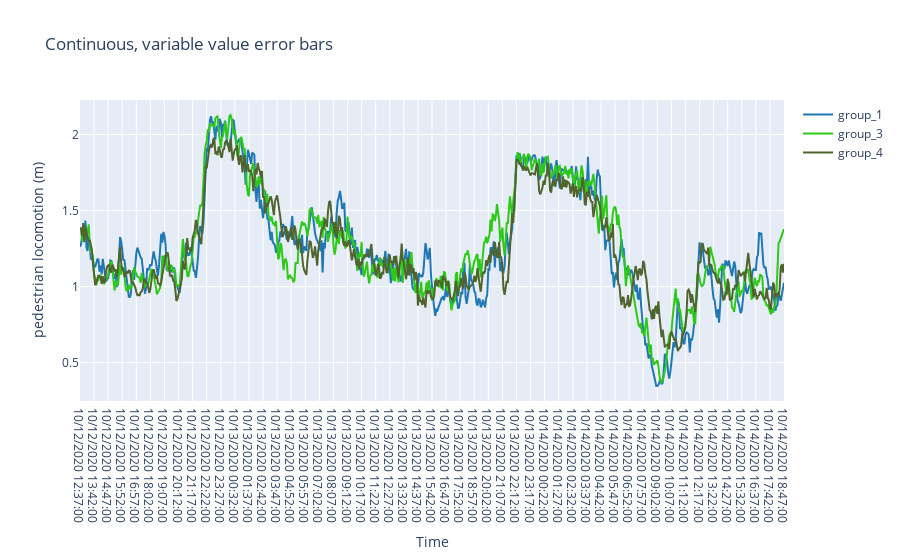

The notebook cell saved with this chart:
### Markdown cell above
# linear regration model function

https://plotly.com/python/hover-text-and-formatting/
https://plotly.com/python/figurewidget-app/

- אפיון הגרף מבחינת נראות 
- הוספת כפתורים לשינוי תצוגה
- איך אתה רוצה את ציר הX

### Code cell
def makeGroup(df, column,  start, end):
    return [f"{column}_{i}"  for i in range(start, end+1)]

group1 = data[makeGroup(data, "vo2", 1, 4)]
group2 = data[makeGroup(data, "vo2", 5, 10)]
group3 = data[makeGroup(data, "vo2", 10, 16)]
group4 = data[makeGroup(data, "vo2", 10, 12)]
time = data['Date_Time_1']

Details = {
    "title table": 'Continuous, variable value error bars',
    "yaxis_title": 'pedestrian locomotion (m)'
}


def linearRegratioModelGraph(Details, x_axis, *y_axiss):
    fig = go.Figure([
    go.Scatter(
        name='group_1',
        x=x_axis,
        y=y_axiss[0].mean(axis=1),
        mode='lines',
        line=dict(color='rgb(31, 119, 180)'),
    ),
    go.Scatter(
        name='group_3',
        x=x_axis,
        y=y_axiss[1].mean(axis=1),
        mode='lines',
        line=dict(color='rgb(45, 201, 25)'),
    ),
    go.Scatter(
        name='group_4',
        x=x_axis,
        y=y_axiss[2].mean(axis=1),
        mode='lines',
        line=dict(color='rgb(80, 100, 46)'),
    )
    ])
    fig.update_layout(
        xaxis_title = 'Time',
        yaxis_title=Details["yaxis_title"],
        title=Details["title table"]
    )
#     fig.update_layout(hovermode="x unified")
    fig.update_layout(hovermode="x")
    return fig.show()

linearRegratioModelGraph(Details,time,group1,group2,group3)

### Figure 1 — Plotly figure (JSON) as saved in the notebook; plotly's stock layout.template omitted (floating-point values rounded to 4 significant figures; data arrays with more than 128 entries replaced by an {"elided": "..."} marker saying what was removed)
{"data": [{"line": {"color": "rgb(31, 119, 180)"}, "mode": "lines", "name": "group_1", "type": "scatter", "x": {"elided": "651 str values"}, "y": {"elided": "651 float values"}}, {"line": {"color": "rgb(45, 201, 25)"}, "mode": "lines", "name": "group_3", "type": "scatter", "x": {"elided": "651 str values"}, "y": {"elided": "651 float values"}}, {"line": {"color": "rgb(80, 100, 46)"}, "mode": "lines", "name": "group_4", "type": "scatter", "x": {"elided": "651 str values"}, "y": {"elided": "651 float values"}}], "layout": {"hovermode": "x", "title": {"text": "Continuous, variable value error bars"}, "xaxis": {"title": {"text": "Time"}}, "yaxis": {"title": {"text": "pedestrian locomotion (m)"}}}}
